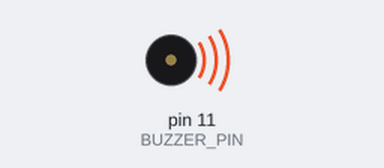
Recording of a sketch running on a simulated Arduino Uno, built with avr-gcc and run on an emulated ATmega328P. Parts: buzzer (waves = sounding).

Above: at 3.1 s.
At 3.49 s:
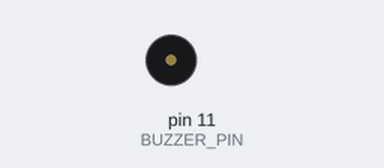
Timing chart, 0 to 4.1 s (numbered marks = the images above):
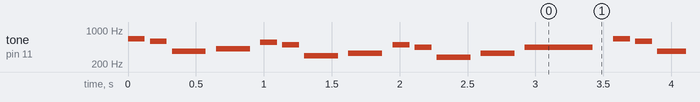

The sketch:

Nokia_Clement.ino
```cpp
// (licence header left out)
#include "pitches.h"

#define BUZZER_PIN 11

int melody[] = {
  NOTE_E5, NOTE_D5, NOTE_FS4, NOTE_GS4,
  NOTE_CS5, NOTE_B4, NOTE_D4, NOTE_E4,
  NOTE_B4, NOTE_A4, NOTE_CS4, NOTE_E4,
  NOTE_A4
};

int durations[] = {
  8, 8, 4, 4,
  8, 8, 4, 4,
  8, 8, 4, 4,
  2
};

void setup()
{
  pinMode(BUZZER_PIN, OUTPUT);
}

void loop()
{
  int size = sizeof(durations) / sizeof(int);

  for (int note = 0; note < size; note++) {
    //to calculate the note duration, take one second divided by the note type.
    //e.g. quarter note = 1000 / 4, eighth note = 1000/8, etc.
    int duration = 1000 / durations[note];
    tone(BUZZER_PIN, melody[note], duration);

    //to distinguish the notes, set a minimum time between them.
    //the note's duration + 30% seems to work well:
    int pauseBetweenNotes = duration * 1.30;
    delay(pauseBetweenNotes);

    //stop the tone playing:
    noTone(BUZZER_PIN);
  }
}
```

pitches.h
```cpp
// (licence header left out)
#ifndef pitches_h
#define pitches_h

#define NOTE_B0  31
#define NOTE_C1  33
#define NOTE_CS1 35
#define NOTE_D1  37
#define NOTE_DS1 39
#define NOTE_E1  41
#define NOTE_F1  44
#define NOTE_FS1 46
#define NOTE_G1  49
#define NOTE_GS1 52
#define NOTE_A1  55
#define NOTE_AS1 58
#define NOTE_B1  62
#define NOTE_C2  65
#define NOTE_CS2 69
#define NOTE_D2  73
#define NOTE_DS2 78
#define NOTE_E2  82
#define NOTE_F2  87
#define NOTE_FS2 93
#define NOTE_G2  98
#define NOTE_GS2 104
#define NOTE_A2  110
#define NOTE_AS2 117
#define NOTE_B2  123
#define NOTE_C3  131
#define NOTE_CS3 139
#define NOTE_DB3 139
#define NOTE_D3  147
#define NOTE_DS3 156
#define NOTE_EB3 156
#define NOTE_E3  165
#define NOTE_F3  175
#define NOTE_FS3 185
#define NOTE_G3  196
#define NOTE_GS3 208
#define NOTE_A3  220
#define NOTE_AS3 233
#define NOTE_B3  247
#define NOTE_C4  262
#define NOTE_CS4 277
#define NOTE_D4  294
#define NOTE_DS4 311
#define NOTE_E4  330
#define NOTE_F4  349
#define NOTE_FS4 370
#define NOTE_G4  392
#define NOTE_GS4 415
#define NOTE_A4  440
#define NOTE_AS4 466
#define NOTE_B4  494
#define NOTE_C5  523
#define NOTE_CS5 554
#define NOTE_D5  587
#define NOTE_DS5 622
#define NOTE_E5  659
#define NOTE_F5  698
#define NOTE_FS5 740
#define NOTE_G5  784
#define NOTE_GS5 831
#define NOTE_A5  880
#define NOTE_AS5 932
#define NOTE_B5  988
#define NOTE_C6  1047
#define NOTE_CS6 1109
#define NOTE_D6  1175
#define NOTE_DS6 1245
#define NOTE_E6  1319
#define NOTE_F6  1397
#define NOTE_FS6 1480
#define NOTE_G6  1568
#define NOTE_GS6 1661
#define NOTE_A6  1760
#define NOTE_AS6 1865
#define NOTE_B6  1976
#define NOTE_C7  2093
#define NOTE_CS7 2217
#define NOTE_D7  2349
#define NOTE_DS7 2489
#define NOTE_E7  2637
#define NOTE_F7  2794
#define NOTE_FS7 2960
#define NOTE_G7  3136
#define NOTE_GS7 3322
#define NOTE_A7  3520
#define NOTE_AS7 3729
#define NOTE_B7  3951
#define NOTE_C8  4186
#define NOTE_CS8 4435
#define NOTE_D8  4699
#define NOTE_DS8 4978
#define REST     0

#endif
```

Measured:
- by itself, tone on pin 11 (BUZZER_PIN): plays 659 Hz for 0.13 s, 587 Hz for 0.13 s, 370 Hz for 0.25 s, 415 Hz for 0.25 s, 554 Hz for 0.13 s, 494 Hz for 0.13 s … (475 notes in this stretch)
